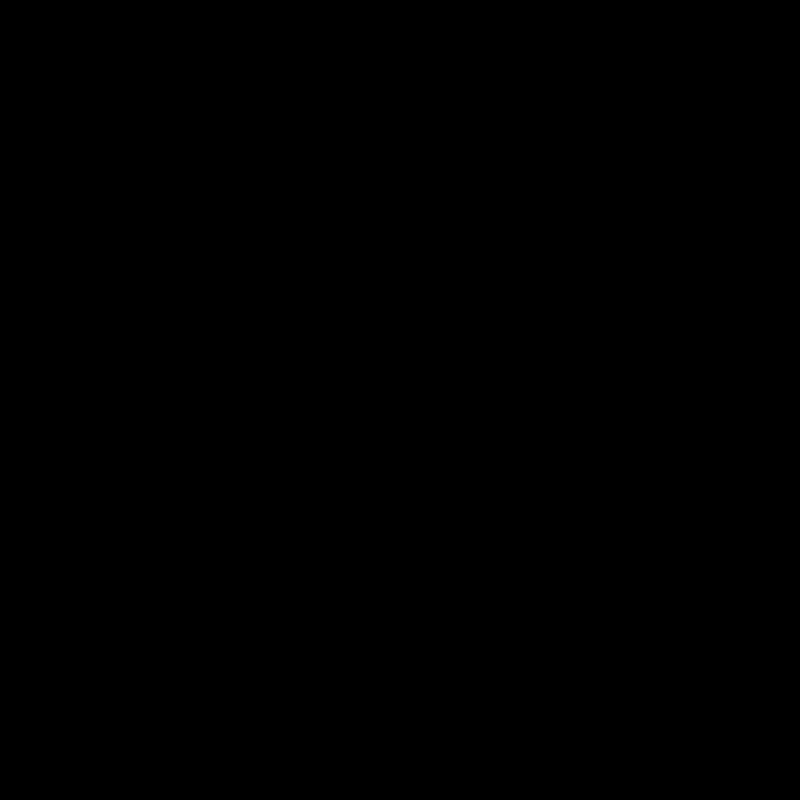
Frame 1 (no input)
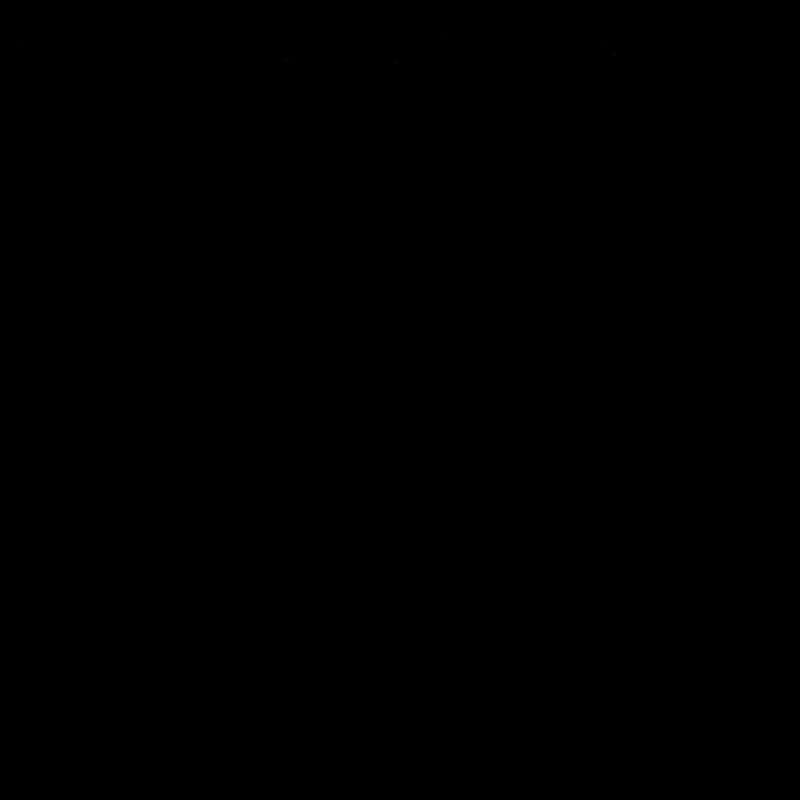
Frame 60 (the mouse pressed at the canvas centre just before this capture)
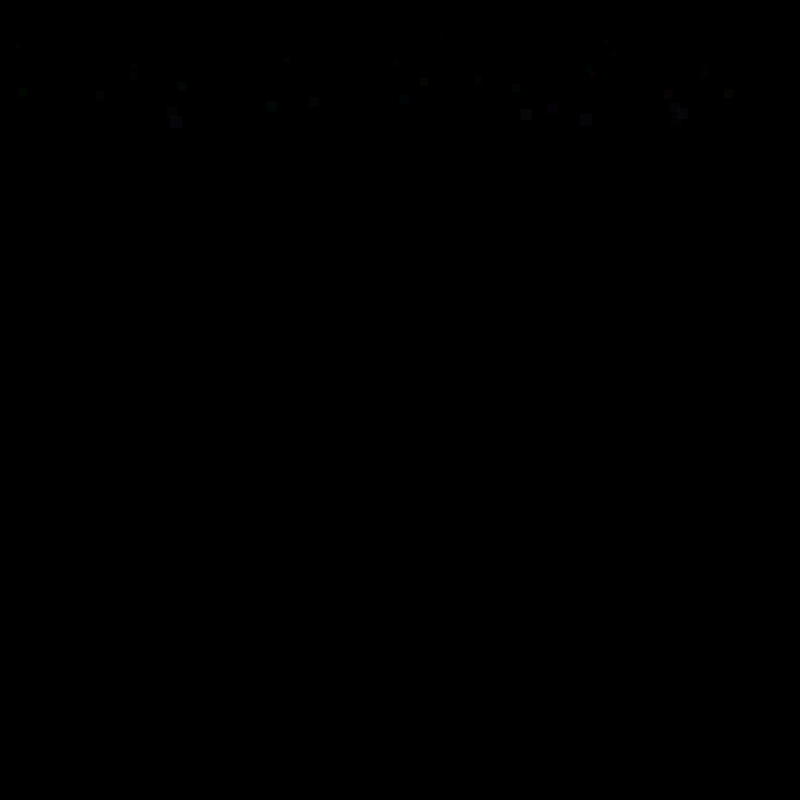
Frame 120 (the mouse held since frame 60 and released just before this capture)

The Processing sketch that drew these frames (run headless with seeded random() and noise(); from frame 60 on, the mouse is pressed at the canvas centre):

// Processing sketch: rainingColors
// ── rainingColors.pde
float r = 100;
float g = 100;
float b = 100;
float o = 0;
float size = 0;
int x;
int y;

void setup(){
  size(800, 800);
  background(0);
  smooth();
  frameRate(1000);
}

void draw(){
  noStroke();
  r=r+0.2;
  g=g+0.2;
  o=o+0.1;
  if (size <= 50){size=size+0.1;}
  fill(random(r-100,r+100), random(g-100,g+100), random(g-100,g+100), o);
  square(random(sin(x)*500,sin(x)*1000),y, size);
  x++;
  y++;
}
